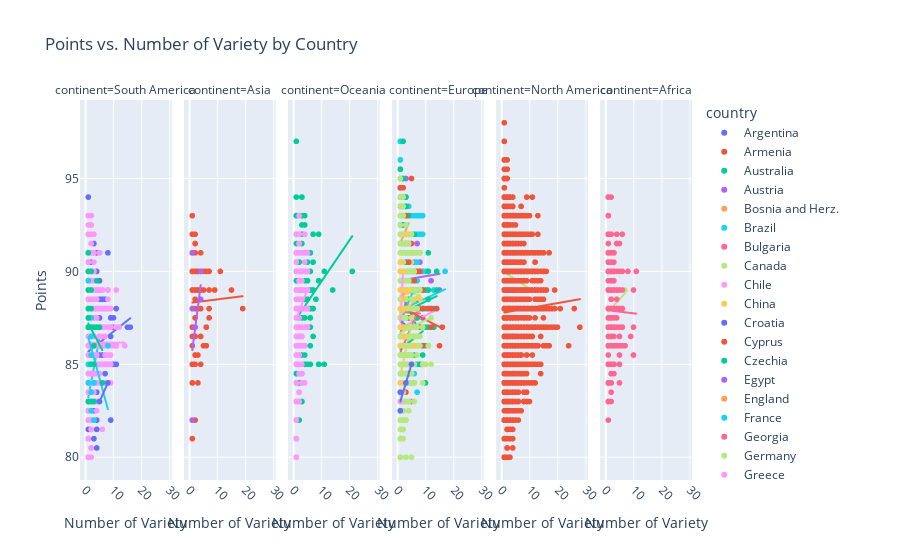

Notebook cell for this chart:
### Code cell
fig = px.scatter(df_winery, x='variety', y='points', color='country', trendline='ols',
                 facet_col='continent', labels={'variety': 'Number of Variety', 'points': 'Points'},
                 title='Points vs. Number of Variety by Country')

# Show the plot

# rotate xaxis labels
fig.update_xaxes(tickangle=45)

fig.show()
